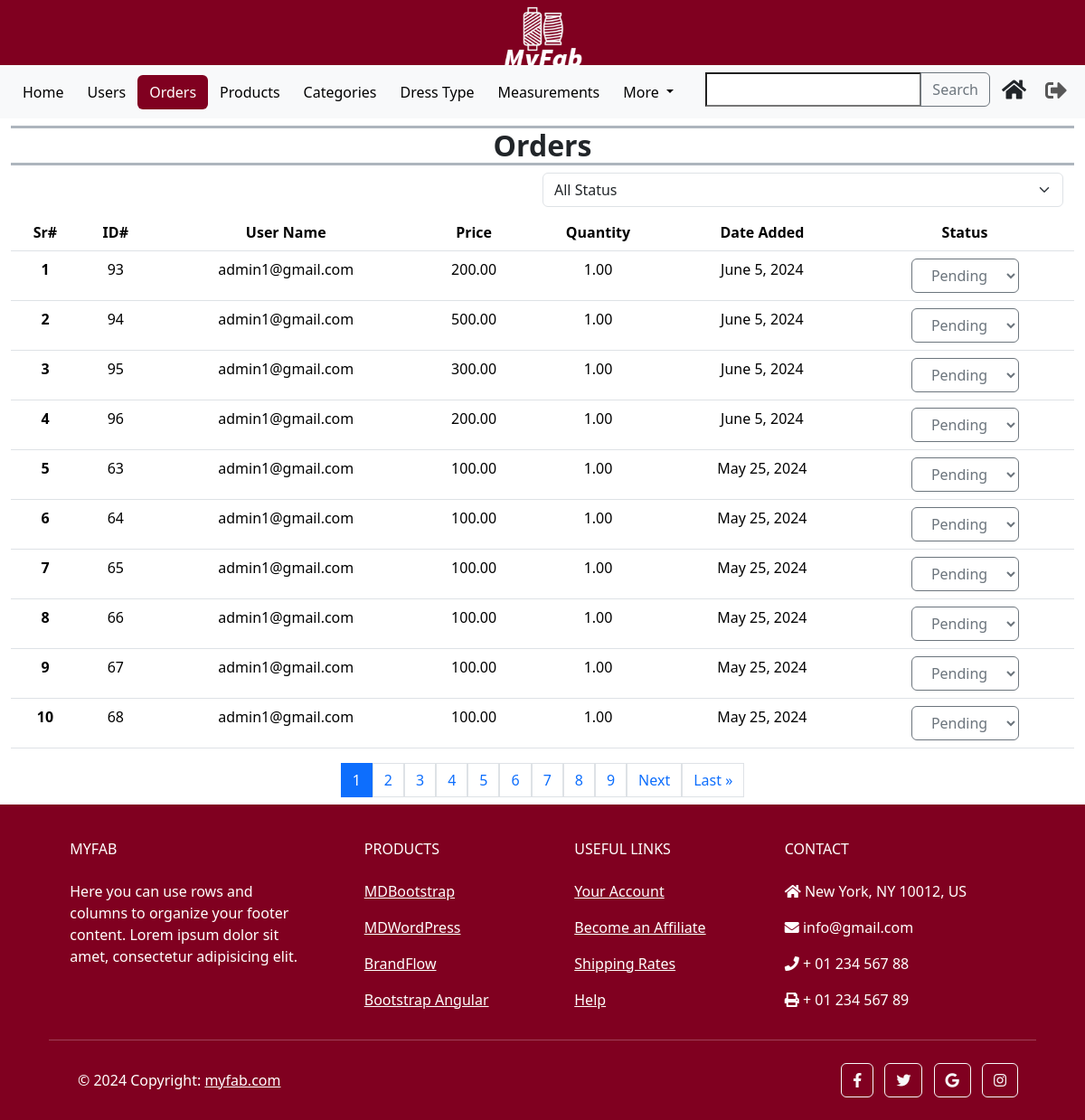
The page /custom_admin/orders/ (signed in) on the database its author committed.
### orders/models.py (models this page shows, shortened)
class Order(models.Model):
    PAYMENT_CHOICES = [
        ('P', 'Prepaid'),
        ('C', 'Cash On Delivery'),
    ]
    STATUS_CHOICES = [
        ('P', 'Pending'),
        ('S', 'Shipping'),
        ('D', 'Delivered'),
        ('C', 'Cancelled'),
        ('R', 'Returned'),
    ]
    customer_id = models.ForeignKey(CustomUser, on_delete=models.CASCADE)
    product_id = models.ForeignKey(Product, on_delete=models.CASCADE)
    order_type = models.IntegerField(null=False)
    quantity = models.DecimalField(max_digits=10, decimal_places=2, default=0)
    price = models.DecimalField(max_digits=10, decimal_places=2, default=0)
    add_date = models.DateField(auto_now_add=True)
    payment_method = models.CharField(max_length=10, null=False, choices=PAYMENT_CHOICES)
    status = models.CharField(max_length=10, null=False, choices=STATUS_CHOICES, default='P')
    address = models.ForeignKey(Address, on_delete=models.PROTECT)
    order_measurements = models.TextField(null=True, default=None, blank=True)

### accounts/models.py (models this page shows)
class CustomUser(AbstractUser):
    phone_number = models.CharField(max_length=13, unique=True)

### custom_admin/views.py (the view, shortened to what this page needs)
# urls.py: path('orders/', AdminOrders.as_view(), name = 'admin_orders'),
class AdminOrders(View):
    def get(self, request):
        orders = Order.objects.all().order_by('-add_date')
        paginator = Paginator(orders, 10)
        page_number = request.GET.get('page')
        try:
            paged_orders = paginator.page(page_number)
        except PageNotAnInteger:
            paged_orders = paginator.page(1)
        except EmptyPage:
            paged_orders = paginator.page(paginator.num_pages)
        start_serial_number = (paged_orders.number - 1) * paginator.per_page + 1
        serial_numbers = list(range(start_serial_number, start_serial_number + len(paged_orders)))
        zipped_data = zip(serial_numbers, paged_orders)
        context = {'zipped_data': zipped_data, 'orders': paged_orders}
        return render(request, 'admin_orders.html', context)

### templates/admin_orders.html (shortened to what this page needs)
{% extends 'admin_base.html' %}
{% load static %}
{% block content %}
    <nav class="navbar navbar-expand-lg bg-body-tertiary">
        <div class="container-fluid">
        <div class="collapse navbar-collapse" id="navbarSupportedContent">
            <ul class="navbar-nav d-flex align-items-center me-auto mb-2 mb-lg-0">
                <li class="nav-item">
                    <a class="btn text-black" href="{% url "custom_admin:admin_home" %}">
                        Home
                    </a>
                </li>
                <li class="nav-item">
                    <a class="btn text-black" href="{% url "custom_admin:admin_users" %}" >
                        Users
                    </a>
                </li>
                <li class="nav-item">
                    <a class="btn text-white" href="{% url "custom_admin:admin_orders" %}"
                        style=" background-color: #800020;">
                        Orders
                    </a>
                </li>
                <li class="nav-item">
                    <a class="btn text-black" href="{% url "custom_admin:admin_products" %}" >
                        Products
                    </a>
                </li>
                <li class="nav-item">
                    <a class="btn text-black" href="{% url "custom_admin:admin_categories" %}">
                        Categories
                    </a>
                </li>
                <li class="nav-item">
                    <a class="btn text-black" href="{% url "custom_admin:admin_usages" %}" >
                        Dress Type
                    </a>
                </li>
                <li class="nav-item">
                    <a class="btn text-black" href="{% url "custom_admin:admin_measurements" %}">
                        Measurements
                    </a>
                </li>
                <li class="nav-item dropdown">
                    <a class="btn text-black dropdown-toggle" href="#" role="button" data-bs-toggle="dropdown"
                        aria-expanded="false">
                        More
                    </a>
                </li>
            </ul>
            <ul class="navbar-nav d-flex flex-row justify-content-center  ms-auto mb-2 mb-lg-0">
                <li class="nav-item">
                    <form id="search-form">
                        <div class="input-group">
                            <input type="text" id="search-input" name="query">
                            <button class="btn btn-outline-secondary" type="submit">Search</button>
                        </div>
                    </form>
                </li>
                <li class="nav-item ms-3 ms-lg-0">
                    <a class="btn" href="{% url "main:home" %}"
                        data-toggle="tooltip" title="User Home">
                        <i style="font-size:24px" class="fa">&#xf015;</i>
                    </a>
                </li>
                <li class="nav-item ms-3 ms-lg-0">
                    <form action="{% url 'accounts:logout' %}" method="post">
                        <button type="submit" class="nav-link" style="border: none; background: none;"
                            data-toggle="tooltip" title="Logout">
                            <i style='font-size:24px' class='fas'>&#xf2f5;</i>
                        </button>
                    </form>
                </li>
            </ul>
        </div>
        </div>
    </nav>
    <section class="mb-2">
        <div class="container-fluid">
            <div class="container-fluid text-center px-0">
                <h5 class="border-bottom border-top border-3 border-dark-subtle fw-bold fs-2 fs-lg-5 mt-2">
                   Orders
                </h5>
            </div>
            <div class="container-fluid d-flex justify-content-end">
                <select class="form-select w-50 mb-2" id="order-status" name="order-status">
                    <option value="All" selected>All Status</option>
                  </select>
            </div>
            <div class="row h-100">
                <div class="col-12">
                    <div class="table-responsive text-center">
                        <table class="table  table-hover">
                            <thead>
                            <tr>
                                <th scope="col">Sr#</th>
                                <th scope="col">ID#</th>
                                <th scope="col">User Name</th>
                                <th scope="col">Price</th>
                                <th scope="col">Quantity</th>
                                <th scope="col">Date Added</th>
                                <th scope="col">
                                    <span id="order-status-heading">
                                        Status
                                    </span>
                                </th>
                            </tr>
                            </thead>
                            <tbody id="product-table-body">
                                {% for serial_number, order in zipped_data %}
                                <tr>
                                    <th scope="row">{{ serial_number }}</th>
                                    <td>{{ order.id }}</td>
                                    <td>{{ order.customer_id.username }}</td>
                                    <td>{{ order.price }}</td>
                                    <td>{{ order.quantity }}</td>
                                    <td>{{ order.add_date }}</td>
                                    <td>
                                        <select class="status-select btn btn-outline-secondary"
                                            data-order-id="{{ order.id }}"
                                            onchange="changeOrderStatus(this)">
                                        {% for status in order.STATUS_CHOICES %}
                                            <option value="{{ status.0 }}" {% if order.status == status.0 %} selected {% endif %}>
                                                {{ status.1 }}
                                            </option>
                                        {% endfor %}
                                        </select>
                                    </td>
                                </tr>
                                {% endfor %}
                            </tbody>
                        </table>
                    </div>
                    <div class="pagination justify-content-center">
                        {% for page in orders.paginator.page_range %}
                        <a href="?page={{ page }}" class="page-link {% if orders.number == page %}active{% endif %}">{{ page }}</a>
                        {% endfor %}
                        {% if orders.has_next %}
                            <a href="?page={{ orders.next_page_number }}" class="page-link">Next</a>
                            <a href="?page={{ orders.paginator.num_pages }}" class="page-link">Last &raquo;</a>
                        {% endif %}
                    </div>
                </div>
            </div>
        </div>
    </section>
{% endblock content %}

### rows shown on the page
Order: serial_number "1", id "93", customer_id.username "admin1@gmail.com", price "200.00", quantity "1.00", add_date "June 5, 2024", status+id "Pending"
Order: serial_number "2", id "94", customer_id.username "admin1@gmail.com", price "500.00", quantity "1.00", add_date "June 5, 2024", status+id "Pending"
Order: serial_number "3", id "95", customer_id.username "admin1@gmail.com", price "300.00", quantity "1.00", add_date "June 5, 2024", status+id "Pending"
Order: serial_number "4", id "96", customer_id.username "admin1@gmail.com", price "200.00", quantity "1.00", add_date "June 5, 2024", status+id "Pending"
Order: serial_number "5", id "63", customer_id.username "admin1@gmail.com", price "100.00", quantity "1.00", add_date "May 25, 2024", status+id "Pending"
Order: serial_number "6", id "64", customer_id.username "admin1@gmail.com", price "100.00", quantity "1.00", add_date "May 25, 2024", status+id "Pending"
Order: serial_number "7", id "65", customer_id.username "admin1@gmail.com", price "100.00", quantity "1.00", add_date "May 25, 2024", status+id "Pending"
Order: serial_number "8", id "66", customer_id.username "admin1@gmail.com", price "100.00", quantity "1.00", add_date "May 25, 2024", status+id "Pending"
Order: serial_number "9", id "67", customer_id.username "admin1@gmail.com", price "100.00", quantity "1.00", add_date "May 25, 2024", status+id "Pending"
Order: serial_number "10", id "68", customer_id.username "admin1@gmail.com", price "100.00", quantity "1.00", add_date "May 25, 2024", status+id "Pending"

### other values the page prints
{{ page }} "1" "2" "3" "4" "5" "6" "7" "8" "9"
